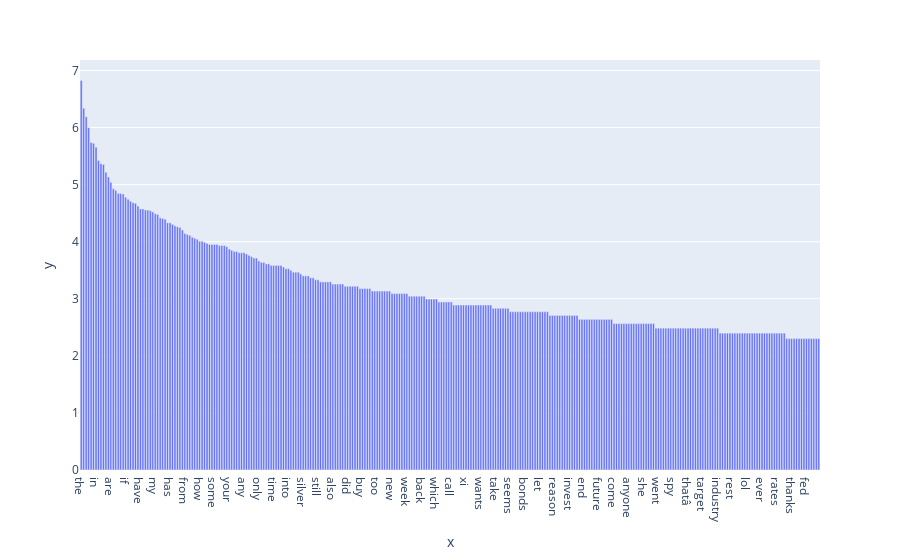

Write notebook code for a chart like this one.
### Markdown cell above
Change the frequency variable into log-scale

### Code cell
import math
term_index=np.argsort(term_frequencies)[::-1][:300]

plot_x=count_vect.get_feature_names_out()[term_index]
plot_y=term_frequencies[term_index]
y_values=[math.log(i) for i in plot_y]



fig=pe.bar(x=plot_x,
             y=y_values)
fig.show()

### Figure 1 — Plotly figure (JSON) as saved in the notebook; plotly's stock layout.template omitted (floating-point values rounded to 4 significant figures; data arrays with more than 128 entries replaced by an {"elided": "..."} marker saying what was removed)
{"data": [{"hovertemplate": "x=%{x}<br>y=%{y}<extra></extra>", "legendgroup": "", "marker": {"color": "#636efa", "pattern": {"shape": ""}}, "name": "", "orientation": "v", "showlegend": false, "textposition": "auto", "type": "bar", "x": {"elided": "300 str values"}, "xaxis": "x", "y": {"elided": "300 float values"}, "yaxis": "y"}], "layout": {"barmode": "relative", "legend": {"tracegroupgap": 0}, "margin": {"t": 60}, "xaxis": {"anchor": "y", "domain": [0, 1], "title": {"text": "x"}}, "yaxis": {"anchor": "x", "domain": [0, 1], "title": {"text": "y"}}}}
